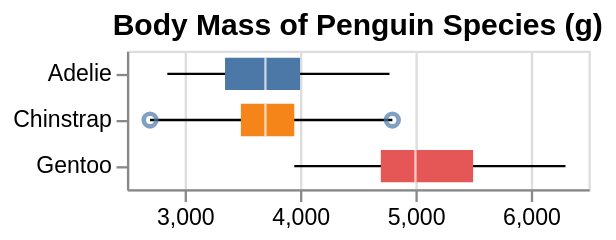

Write the Vega-Lite specification saved for this chart.
### Vega specification from a JSON file in a GitHub repository (floating-point values rounded to 4 significant figures)
{"$schema": "https://vega.github.io/schema/vega/v5.json", "background": "white", "padding": 5, "width": 200, "title": {"text": "Body Mass of Penguin Species (g)", "frame": "group"}, "style": "cell", "data": [{"name": "source_0", "values": [{"Species": "Adelie", "lower": 2850, "q1": 3350, "median": 3700, "q3": 4000, "upper": 4775, "outliers": []}, {"Species": "Chinstrap", "lower": 2700, "q1": 3488.0, "median": 3700, "q3": 3950, "upper": 4800, "outliers": [2700, 4800]}, {"Species": "Gentoo", "lower": 3950, "q1": 4700, "median": 5000, "q3": 5500, "upper": 6300, "outliers": []}]}, {"name": "data_1", "source": "source_0", "transform": [{"type": "filter", "expr": "isValid(datum[\"lower\"]) && isFinite(+datum[\"lower\"])"}]}, {"name": "data_2", "source": "source_0", "transform": [{"type": "filter", "expr": "isValid(datum[\"q1\"]) && isFinite(+datum[\"q1\"])"}]}, {"name": "data_3", "source": "source_0", "transform": [{"type": "filter", "expr": "isValid(datum[\"median\"]) && isFinite(+datum[\"median\"])"}]}, {"name": "data_4", "source": "source_0", "transform": [{"type": "flatten", "fields": ["outliers"], "as": ["outliers"]}, {"type": "filter", "expr": "isValid(datum[\"outliers\"]) && isFinite(+datum[\"outliers\"])"}]}], "signals": [{"name": "y_step", "value": 20}, {"name": "height", "update": "bandspace(domain('y').length, 0, 0) * y_step"}], "marks": [{"name": "layer_0_marks", "type": "rule", "style": ["rule"], "from": {"data": "data_1"}, "encode": {"update": {"stroke": {"value": "black"}, "description": {"signal": "\"lower: \" + (format(datum[\"lower\"], \"\")) + \"; Species: \" + (isValid(datum[\"Species\"]) ? datum[\"Species\"] : \"\"+datum[\"Species\"]) + \"; upper: \" + (format(datum[\"upper\"], \"\"))"}, "x": {"scale": "x", "field": "lower"}, "x2": {"scale": "x", "field": "upper"}, "y": {"scale": "y", "field": "Species", "band": 0.5}}}}, {"name": "layer_1_marks", "type": "rect", "style": ["bar"], "from": {"data": "data_2"}, "encode": {"update": {"fill": {"scale": "color", "field": "Species"}, "ariaRoleDescription": {"value": "bar"}, "description": {"signal": "\"q1: \" + (format(datum[\"q1\"], \"\")) + \"; Species: \" + (isValid(datum[\"Species\"]) ? datum[\"Species\"] : \"\"+datum[\"Species\"]) + \"; q3: \" + (format(datum[\"q3\"], \"\"))"}, "x": {"scale": "x", "field": "q1"}, "x2": {"scale": "x", "field": "q3"}, "yc": {"scale": "y", "field": "Species", "band": 0.5}, "height": {"value": 14}}}}, {"name": "layer_2_marks", "type": "rect", "style": ["tick"], "from": {"data": "data_3"}, "encode": {"update": {"opacity": {"value": 0.7}, "fill": {"value": "white"}, "ariaRoleDescription": {"value": "tick"}, "description": {"signal": "\"median: \" + (format(datum[\"median\"], \"\")) + \"; Species: \" + (isValid(datum[\"Species\"]) ? datum[\"Species\"] : \"\"+datum[\"Species\"])"}, "xc": {"scale": "x", "field": "median"}, "yc": {"scale": "y", "field": "Species", "band": 0.5}, "height": {"value": 14}, "width": {"value": 1}}}}, {"name": "layer_3_marks", "type": "symbol", "style": ["point", "boxplot-outliers"], "from": {"data": "data_4"}, "encode": {"update": {"opacity": {"value": 0.7}, "fill": {"value": "transparent"}, "stroke": {"value": "#4c78a8"}, "ariaRoleDescription": {"value": "point"}, "description": {"signal": "\"outliers: \" + (format(datum[\"outliers\"], \"\")) + \"; Species: \" + (isValid(datum[\"Species\"]) ? datum[\"Species\"] : \"\"+datum[\"Species\"])"}, "x": {"scale": "x", "field": "outliers"}, "y": {"scale": "y", "field": "Species", "band": 0.5}}}}], "scales": [{"name": "x", "type": "linear", "domain": {"fields": [{"data": "data_1", "field": "lower"}, {"data": "data_1", "field": "upper"}, {"data": "data_2", "field": "q1"}, {"data": "data_2", "field": "q3"}, {"data": "data_3", "field": "median"}, {"data": "data_4", "field": "outliers"}]}, "range": [0, {"signal": "width"}], "zero": false, "nice": true}, {"name": "y", "type": "band", "domain": {"fields": [{"data": "data_1", "field": "Species"}, {"data": "data_2", "field": "Species"}, {"data": "data_3", "field": "Species"}, {"data": "data_4", "field": "Species"}], "sort": true}, "range": {"step": {"signal": "y_step"}}, "paddingInner": 0, "paddingOuter": 0}, {"name": "color", "type": "ordinal", "domain": {"data": "data_2", "field": "Species", "sort": true}, "range": "category"}], "axes": [{"scale": "x", "orient": "bottom", "gridScale": "y", "grid": true, "tickCount": {"signal": "ceil(width/40)"}, "domain": false, "labels": false, "aria": false, "maxExtent": 0, "minExtent": 0, "ticks": false, "zindex": 0}, {"scale": "x", "orient": "bottom", "grid": false, "labelFlush": true, "labelOverlap": true, "tickCount": {"signal": "ceil(width/40)"}, "zindex": 0}, {"scale": "y", "orient": "left", "grid": false, "zindex": 0}]}
